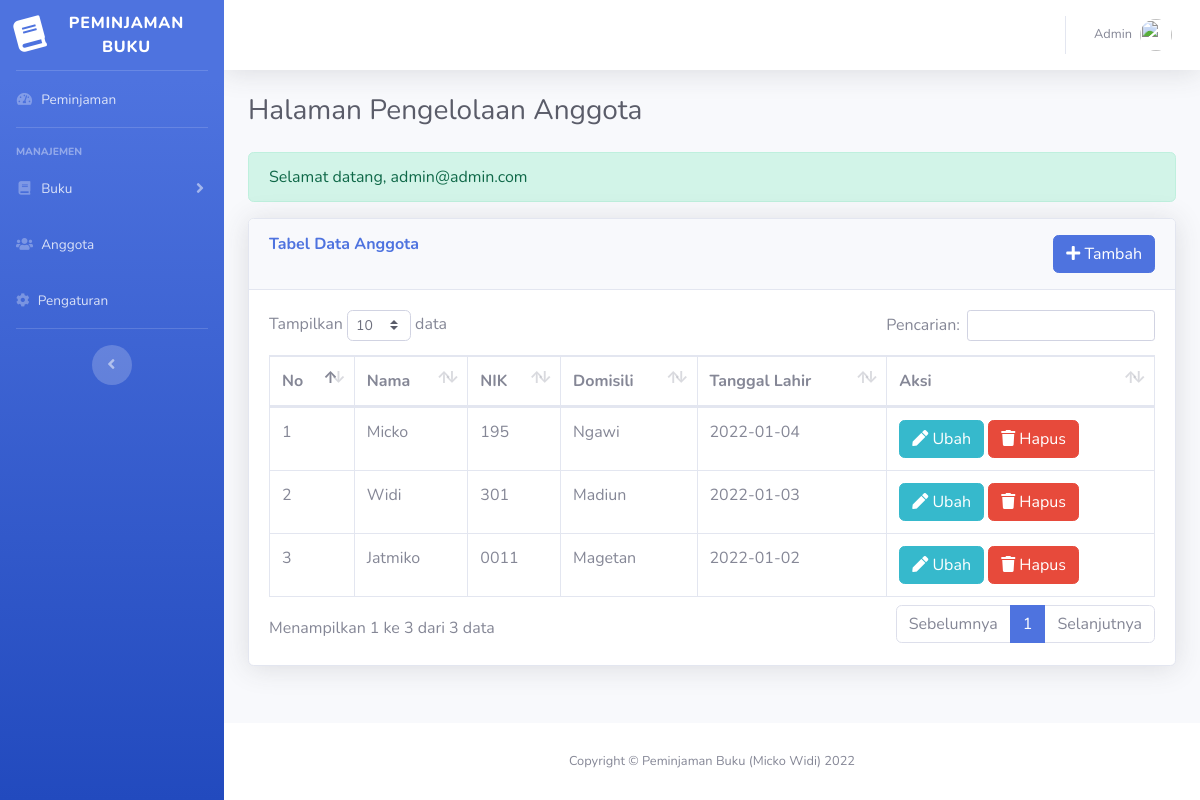
Screenshot of /view/member/index.php (signed in) with the database file from the repository.
### tables this page shows
CREATE TABLE `member` (
  `id` int(11) NOT NULL,
  `name` varchar(255) DEFAULT NULL,
  `id_number` varchar(255) DEFAULT NULL,
  `domicile` varchar(255) DEFAULT NULL,
  `datebirth` date DEFAULT NULL
);

### view/member/index.php (the view, shortened to what this page needs)
<?php include('../header.php') ?>
<div class="container-fluid">
    <h1 class="h3 mb-4 text-gray-800">Halaman Pengelolaan Anggota</h1>
    <?php
        if (isset($_SESSION['status'])) {
            if ($_SESSION['status'] == 'success') {
              echo '<div class="alert alert-success" role="alert">'.$_SESSION['message'].'</div>';
            } else if ($_SESSION['status'] == 'failed') {
              echo '<div class="alert alert-danger" role="alert">'.$_SESSION['message'].'</div>';
            }
        }
    ?>
     <div class="card shadow mb-4">
        <div class="card-header py-3 d-flex justify-content-between">
            <h6 class="m-0 font-weight-bold text-primary">Tabel Data Anggota</h6>
            <a class="btn btn-primary" href="#" data-toggle="modal" data-target="#addMemberModal">
                <i class="fas fa-plus"></i> Tambah
            </a>
        </div>
        <div class="card-body">
            <div class="table-responsive">
                <table class="table table-bordered table-member" id="dataTable" width="100%" cellspacing="0">
                    <thead>
                        <tr>
                            <th>No</th>
                            <th>Nama</th>
                            <th>NIK</th>
                            <th>Domisili</th>
                            <th>Tanggal Lahir</th>
                            <th>Aksi</th>
                        </tr>
                    </thead>
                    <tbody>
                    <?php
                      $i = 1;
                      $sql = "select * from member";
                      $query = mysqli_query($connection, $sql);
                      while ($row = mysqli_fetch_array($query)) :
                    ?>
                        <tr>
                            <td><?= $i ?></td>
                            <td><?= $row['name'] ?></td>
                            <td><?= $row['id_number'] ?></td>
                            <td><?= $row['domicile'] ?></td>
                            <td><?= $row['datebirth'] ?></td>
                            <td>
                            <a class="btn btn-info" href="#" data-toggle="modal" data-target="#editMemberModal"><i class="fas fa-pen"></i> Ubah</a>
                              <a href='../../controller/member/delete.php?id=<?= $row['id'] ?>' class="btn btn-danger" onclick="return confirm('Yakin ingin menghapus data?')"><i class="fas fa-trash"></i> Hapus</a>
                            </td>
                        </tr>
                    <?php $i++; endwhile ?>
                    </tbody>
                </table>
            </div>
        </div>
    </div>
</div>
<?php include('../footer.php') ?>

### rows the page displays
member: name "Micko", id_number "195", domicile "Ngawi", datebirth "2022-01-04"
member: name "Widi", id_number "301", domicile "Madiun", datebirth "2022-01-03"
member: name "Jatmiko", id_number "0011", domicile "Magetan", datebirth "2022-01-02"

### other values shown
$_SESSION['message'] "Selamat datang, admin@admin.com"
